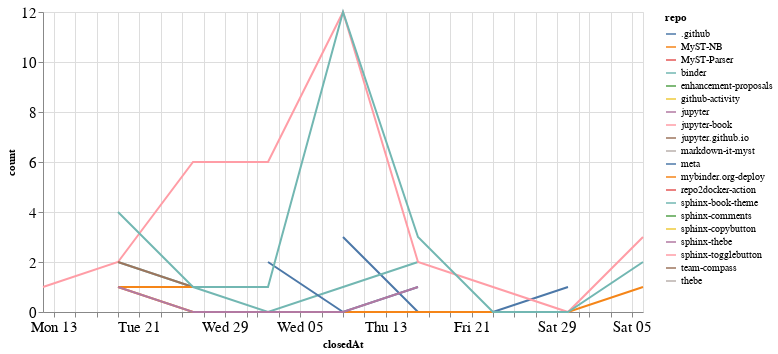

The code cell stored with this chart in its notebook:
### Code cell
closed_by_time = closed_by.groupby('repo').resample('W', on='closedAt').count()['author'].reset_index()
closed_by_time = closed_by_time.rename(columns={'author': 'count'})

alt.Chart(closed_by_time, width=600).mark_line().encode(
    x='closedAt',
    y='count',
    color='repo',
    tooltip="repo"
)

### Figure 1 — Vega-Lite specification as saved in the notebook (floating-point values rounded to 4 significant figures)
{"config": {"axisLeft": {"labelFontSize": 15}, "axisBottom": {"labelFontSize": 15}}, "data": {"name": "data-44cbc3af2634e09a1529ddbdd13ed758"}, "mark": "line", "encoding": {"color": {"type": "nominal", "field": "repo"}, "tooltip": {"type": "nominal", "field": "repo"}, "x": {"type": "temporal", "field": "closedAt"}, "y": {"type": "quantitative", "field": "count"}}, "width": 600, "$schema": "https://vega.github.io/schema/vega-lite/v4.8.1.json", "datasets": {"data-44cbc3af2634e09a1529ddbdd13ed758": [{"repo": ".github", "closedAt": "2020-08-09T00:00:00", "count": 3}, {"repo": ".github", "closedAt": "2020-08-16T00:00:00", "count": 0}, {"repo": ".github", "closedAt": "2020-08-23T00:00:00", "count": 0}, {"repo": ".github", "closedAt": "2020-08-30T00:00:00", "count": 1}, {"repo": "MyST-NB", "closedAt": "2020-07-19T00:00:00", "count": 1}, {"repo": "MyST-NB", "closedAt": "2020-07-26T00:00:00", "count": 0}, {"repo": "MyST-NB", "closedAt": "2020-08-02T00:00:00", "count": 0}, {"repo": "MyST-NB", "closedAt": "2020-08-09T00:00:00", "count": 0}, {"repo": "MyST-NB", "closedAt": "2020-08-16T00:00:00", "count": 0}, {"repo": "MyST-NB", "closedAt": "2020-08-23T00:00:00", "count": 0}, {"repo": "MyST-NB", "closedAt": "2020-08-30T00:00:00", "count": 0}, {"repo": "MyST-NB", "closedAt": "2020-09-06T00:00:00", "count": 1}, {"repo": "MyST-Parser", "closedAt": "2020-07-19T00:00:00", "count": 1}, {"repo": "binder", "closedAt": "2020-07-19T00:00:00", "count": 2}, {"repo": "binder", "closedAt": "2020-07-26T00:00:00", "count": 1}, {"repo": "binder", "closedAt": "2020-08-02T00:00:00", "count": 0}, {"repo": "binder", "closedAt": "2020-08-09T00:00:00", "count": 1}, {"repo": "binder", "closedAt": "2020-08-16T00:00:00", "count": 2}, {"repo": "enhancement-proposals", "closedAt": "2020-08-30T00:00:00", "count": 1}, {"repo": "github-activity", "closedAt": "2020-08-09T00:00:00", "count": 2}, {"repo": "jupyter", "closedAt": "2020-07-26T00:00:00", "count": 1}, {"repo": "jupyter-book", "closedAt": "2020-07-12T00:00:00", "count": 1}, {"repo": "jupyter-book", "closedAt": "2020-07-19T00:00:00", "count": 2}, {"repo": "jupyter-book", "closedAt": "2020-07-26T00:00:00", "count": 6}, {"repo": "jupyter-book", "closedAt": "2020-08-02T00:00:00", "count": 6}, {"repo": "jupyter-book", "closedAt": "2020-08-09T00:00:00", "count": 12}, {"repo": "jupyter-book", "closedAt": "2020-08-16T00:00:00", "count": 2}, {"repo": "jupyter-book", "closedAt": "2020-08-23T00:00:00", "count": 1}, {"repo": "jupyter-book", "closedAt": "2020-08-30T00:00:00", "count": 0}, {"repo": "jupyter-book", "closedAt": "2020-09-06T00:00:00", "count": 3}, {"repo": "jupyter.github.io", "closedAt": "2020-07-19T00:00:00", "count": 2}, {"repo": "jupyter.github.io", "closedAt": "2020-07-26T00:00:00", "count": 1}, {"repo": "markdown-it-myst", "closedAt": "2020-08-09T00:00:00", "count": 1}, {"repo": "meta", "closedAt": "2020-08-02T00:00:00", "count": 2}, {"repo": "meta", "closedAt": "2020-08-09T00:00:00", "count": 0}, {"repo": "meta", "closedAt": "2020-08-16T00:00:00", "count": 1}, {"repo": "mybinder.org-deploy", "closedAt": "2020-07-19T00:00:00", "count": 1}, {"repo": "mybinder.org-deploy", "closedAt": "2020-07-26T00:00:00", "count": 1}, {"repo": "repo2docker-action", "closedAt": "2020-07-26T00:00:00", "count": 1}, {"repo": "sphinx-book-theme", "closedAt": "2020-07-19T00:00:00", "count": 4}, {"repo": "sphinx-book-theme", "closedAt": "2020-07-26T00:00:00", "count": 1}, {"repo": "sphinx-book-theme", "closedAt": "2020-08-02T00:00:00", "count": 1}, {"repo": "sphinx-book-theme", "closedAt": "2020-08-09T00:00:00", "count": 12}, {"repo": "sphinx-book-theme", "closedAt": "2020-08-16T00:00:00", "count": 3}, {"repo": "sphinx-book-theme", "closedAt": "2020-08-23T00:00:00", "count": 0}, {"repo": "sphinx-book-theme", "closedAt": "2020-08-30T00:00:00", "count": 0}, {"repo": "sphinx-book-theme", "closedAt": "2020-09-06T00:00:00", "count": 2}, {"repo": "sphinx-comments", "closedAt": "2020-08-16T00:00:00", "count": 4}, {"repo": "sphinx-copybutton", "closedAt": "2020-07-26T00:00:00", "count": 2}, {"repo": "sphinx-thebe", "closedAt": "2020-07-19T00:00:00", "count": 1}, {"repo": "sphinx-thebe", "closedAt": "2020-07-26T00:00:00", "count": 0}, {"repo": "sphinx-thebe", "closedAt": "2020-08-02T00:00:00", "count": 0}, {"repo": "sphinx-thebe", "closedAt": "2020-08-09T00:00:00", "count": 0}, {"repo": "sphinx-thebe", "closedAt": "2020-08-16T00:00:00", "count": 1}, {"repo": "sphinx-togglebutton", "closedAt": "2020-08-09T00:00:00", "count": 3}, {"repo": "team-compass", "closedAt": "2020-07-26T00:00:00", "count": 1}, {"repo": "thebe", "closedAt": "2020-08-16T00:00:00", "count": 1}]}}
